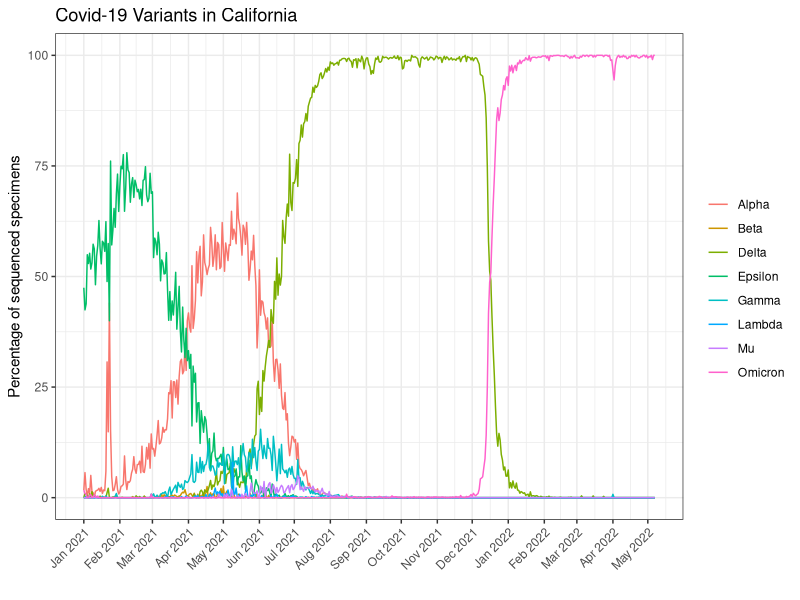

This figure's R source:
## ---- chunk 1
library(ggplot2)
library(lubridate)
library(dplyr)
## ---- chunk 2
dat <- read.csv("covid19_variants.csv")
## ---- chunk 3
head(dat)
## ---- chunk 4
dat$date <- ymd(dat$date)
## ---- chunk 5
filter_dat <- filter(dat, variant_name != "Total" & variant_name != "Other")
## ---- chunk 6
vid_plot <- ggplot(filter_dat) + aes(date, percentage) +
  geom_line(aes(color = variant_name)) +
  labs(x="", y="Percentage of sequenced specimens", 
       title= "Covid-19 Variants in California", color="") + 
  scale_x_date(date_breaks="1 month", date_labels="%b %Y") 
  
vid_plot + theme_bw() + 
  theme(axis.text.x = element_text(angle = 45, hjust = 1))
